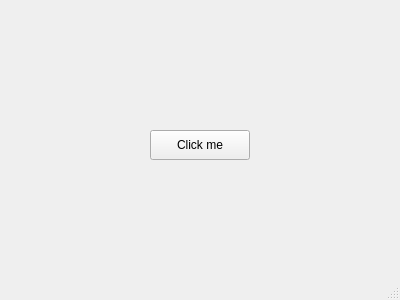
<?xml version="1.0" encoding="UTF-8"?>
<ui version="4.0">
 <class>MainWindow</class>
 <widget class="QMainWindow" name="MainWindow">
  <property name="geometry">
   <rect>
    <x>0</x>
    <y>0</y>
    <width>400</width>
    <height>300</height>
   </rect>
  </property>
  <property name="windowTitle">
   <string>MainWindow</string>
  </property>
  <widget class="QWidget" name="centralwidget">
   <widget class="QPushButton" name="pushButton">
    <property name="geometry">
     <rect>
      <x>150</x>
      <y>130</y>
      <width>100</width>
      <height>30</height>
     </rect>
    </property>
    <property name="text">
     <string>Click me</string>
    </property>
   </widget>
  </widget>
  <widget class="QMenuBar" name="menubar">
   <property name="geometry">
    <rect>
     <x>0</x>
     <y>0</y>
     <width>400</width>
     <height>22</height>
    </rect>
   </property>
  </widget>
  <widget class="QStatusBar" name="statusbar"/>
 </widget>
 <resources/>
 <connections/>
</ui>
